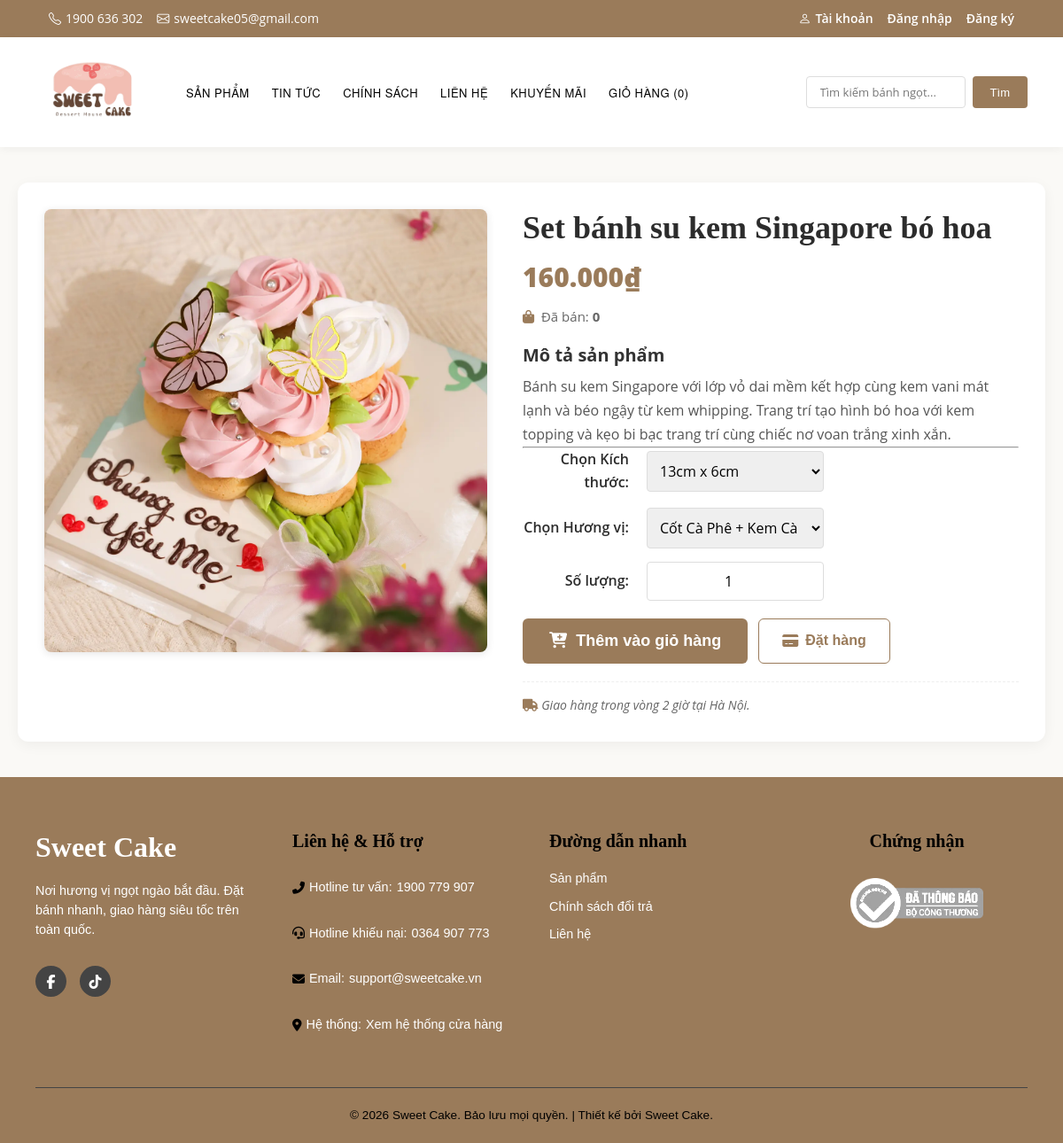
/khachhang/product-detail.php?id=41, run on the app's committed database.
### tables this page shows
CREATE TABLE `products` (
  `id` int(11) NOT NULL AUTO_INCREMENT,
  `name` varchar(200) NOT NULL,
  `slug` varchar(200) DEFAULT NULL,
  `price` decimal(12,0) NOT NULL,
  `image` varchar(255) NOT NULL,
  `description` text DEFAULT NULL,
  `short_description` varchar(500) DEFAULT NULL,
  `category_id` int(11) DEFAULT NULL,
  `stock` int(11) DEFAULT 100,
  `is_featured` tinyint(1) DEFAULT 0,
  `is_active` tinyint(1) DEFAULT 1,
  `created_at` datetime DEFAULT current_timestamp(),
  `updated_at` datetime DEFAULT current_timestamp() ON UPDATE current_timestamp(),
  PRIMARY KEY (`id`),
  UNIQUE KEY `slug` (`slug`),
  KEY `category_id` (`category_id`),
  CONSTRAINT `products_ibfk_1` FOREIGN KEY (`category_id`) REFERENCES `categories` (`id`) ON DELETE SET NULL
);

### khachhang/product-detail.php (the view, shortened to what this page needs)
<?php
require_once 'connect.php';
$product_id = isset($_GET['id']) ? (int)$_GET['id'] : 0;
$stmt = $conn->prepare("SELECT id, name, price, description, image FROM products WHERE id = ? AND is_active = 1 LIMIT 1");
$stmt->bind_param("i", $product_id);
$stmt->execute();
$result = $stmt->get_result();
$product = $result->fetch_assoc();
$sold_stmt = $conn->prepare("SELECT COALESCE(SUM(oi.quantity), 0) AS total_sold FROM order_items oi JOIN orders o ON o.id = oi.order_id WHERE oi.product_id = ? AND o.status = 'completed'");
$total_sold = 0;
if ($sold_stmt) {
    $sold_stmt->bind_param("i", $product_id);
    $sold_stmt->execute();
    $sold_row = $sold_stmt->get_result()->fetch_assoc();
    $total_sold = (int)($sold_row['total_sold'] ?? 0);
}
$sizes_result = $conn->query("SELECT name FROM sizes ORDER BY name ASC");
$available_sizes = $sizes_result ? $sizes_result->fetch_all(MYSQLI_ASSOC) : [];
$flavors_result = $conn->query("SELECT name FROM flavors ORDER BY name ASC");
$available_flavors = $flavors_result ? $flavors_result->fetch_all(MYSQLI_ASSOC) : [];
?>
<!DOCTYPE html>
<html lang="vi">
<head>
    <link rel="stylesheet" href="style.css">
    <link rel="stylesheet" href="https://cdnjs.cloudflare.com/ajax/libs/font-awesome/6.5.0/css/all.min.css">
</head>
<body>
<?php include 'header.php'; ?>
<div class="container product-detail-page">
    <div class="product-detail-wrapper">
        <div class="product-image-area">
        <img src="../images/<?php echo htmlspecialchars($product['image']); ?>"
            alt="<?php echo htmlspecialchars($product['name']); ?>" class="main-product-img">
        </div>
        <div class="product-info-area">
            <h1><?php echo htmlspecialchars($product['name']); ?></h1>
            <p class="product-price"><?php echo number_format($product['price'], 0, ',', '.'); ?>₫</p>
            <p class="product-sold"><i class="fas fa-shopping-bag"></i> Đã bán: <strong><?php echo number_format($total_sold); ?></strong></p>
            <div class="product-description">
                <h2>Mô tả sản phẩm</h2>
                <p><?php echo nl2br(htmlspecialchars($product['description'])); ?></p>
            </div>
            <hr>
            <form id="add-to-cart-form" method="POST" action="add-to-cart.php">
                <div class="options-group">
                    <label for="size">Chọn Kích thước:</label>
                    <select name="size" id="size" required>
                        <?php foreach ($available_sizes as $size_row): ?>
                            <option value="<?php echo htmlspecialchars($size_row['name']); ?>">
                                <?php echo htmlspecialchars($size_row['name']); ?>
                            </option>
                        <?php endforeach; ?>
                    </select>
                </div>
                <div class="options-group">
                    <label for="flavor">Chọn Hương vị:</label>
                    <select name="flavor" id="flavor" required>
                        <?php foreach ($available_flavors as $flavor_row): ?>
                            <option value="<?php echo htmlspecialchars($flavor_row['name']); ?>">
                                <?php echo htmlspecialchars($flavor_row['name']); ?>
                            </option>
                        <?php endforeach; ?>
                    </select>
                </div>
                <div class="quantity-group">
                    <label for="quantity">Số lượng:</label>
                    <input type="number" name="quantity" id="quantity" value="1" min="1" required class="quantity-input">
                </div>
                <div class="action-buttons">
                    <button type="submit" class="btn-add-to-cart" name="action" value="cart">
                        <i class="fas fa-cart-plus"></i> Thêm vào giỏ hàng
                    </button>
                    <button type="button" class="btn-checkout" id="btn-order-now" title="Thêm vào giỏ và chuyển đến thanh toán">
                        <i class="fas fa-credit-card"></i> Đặt hàng
                    </button>
                </div>
            </form>
            <div class="delivery-info">
                <i class="fas fa-truck"></i> Giao hàng trong vòng 2 giờ tại Hà Nội.
            </div>
        </div>
    </div>
</div>
<?php include 'footer.php'; ?>
</body>
</html>

### khachhang/style.css (style rules this page uses)
* { margin: 0; padding: 0; box-sizing: border-box; }
:root { --main-brown: #9a7b5a; --brown-light: #b0987a; --light-beige: #faf9f6; --white: #ffffff; --text-black: #2c2c2c; }
body { font-family: 'Open Sans', 'Montserrat', sans-serif; background: var(--light-beige); color: var(--text-black); overflow-x: hidden; line-height: 1.6; }
h1, h2, h3, h4, h5, h6 { font-family: 'Open Sans', 'Montserrat', sans-serif; color: var(--text-black); margin: 0 0 12px 0; line-height: 1.2; }
h1 { font-size: 40px; font-weight: 700; }
h2 { font-size: 28px; font-weight: 700; color: var(--text-black); }
label { font-family: 'Open Sans', sans-serif; font-weight: 600; color: var(--text-black); }
input, textarea, select { font-family: 'Open Sans', sans-serif; }
.container { max-width: 1200px; margin: 0 auto; padding: 0 15px; }
.product-price { font-size: 20px; font-weight: 800; color: var(--main-brown); margin-bottom: 10px; margin-top: 5px; }

### khachhang/product-detail.php (style rules this page uses)
.product-detail-page { padding: 40px 20px; max-width: 1200px; margin: 0 auto; }
.product-detail-wrapper { display: flex; gap: 40px; background: #fff; padding: 30px; border-radius: 12px; box-shadow: 0 4px 15px rgba(0,0,0,0.05); }
.product-image-area { flex: 0 0 500px; max-width: 50%; }
.main-product-img { width: 100%; height: 500px; object-fit: cover; border-radius: 8px; box-shadow: 0 2px 10px rgba(0,0,0,0.1); }
.product-info-area { flex-grow: 1; }
.product-info-area h1 { font-size: 36px; font-weight: 800; margin-bottom: 10px; color: var(--text-black); font-family: 'Playfair Display', serif; }
.product-price { font-size: 30px; font-weight: 800; color: var(--main-brown); margin-bottom: 8px; }
.product-sold { font-size: 15px; color: #666; margin-bottom: 20px; }
.product-sold i { color: var(--main-brown); margin-right: 4px; }
.product-description h2 { font-size: 20px; font-weight: 700; margin-top: 20px; margin-bottom: 10px; color: #333; }
.product-description p { line-height: 1.7; color: #555; font-size: 16px; }
.options-group, .quantity-group { margin-bottom: 15px; display: flex; align-items: center; gap: 20px; }
.options-group label, .quantity-group label { font-weight: 600; flex-basis: 120px; text-align: right; }
select, .quantity-input { padding: 10px; border: 1px solid #ddd; border-radius: 4px; font-size: 16px; flex-grow: 1; max-width: 200px; }
.quantity-input { width: 80px; text-align: center; }
.action-buttons { display: flex; gap: 12px; margin-top: 20px; flex-wrap: wrap; }
.btn-add-to-cart { background-color: var(--main-brown); color: var(--white); padding: 15px 30px; border: none; border-radius: 6px; font-weight: 700; font-size: 18px; cursor: pointer; transition: background-color 0.3s; display: flex; align-items: center; gap: 10px; }
.btn-checkout { background-color: #ffffff; color: var(--main-brown); padding: 15px 26px; border-radius: 6px; border: 1px solid var(--main-brown); font-weight: 700; font-size: 16px; text-decoration: none; display: inline-flex; align-items: center; gap: 8px; transition: background-color 0.3s, color 0.3s; }
.delivery-info { margin-top: 20px; padding-top: 15px; border-top: 1px dashed #eee; color: #666; font-size: 14px; font-style: italic; }
.delivery-info i { color: var(--main-brown); }

### data on the page
products: image (picture), name "Set bánh su kem Singapore bó hoa", price "160.000", description "Bánh su kem Singapore với lớp vỏ dai mềm kết hợp cùng kem vani mát lạnh và béo ngậy từ kem whipping. Trang trí tạo hình bó hoa với kem topping và kẹo bi bạc trang trí cùng chiếc nơ voan trắng xinh xắn."

### other printed values
$total_sold "0"
form field size "13cm x 6cm"
form field flavor "Cốt Cà Phê + Kem Cà Phê"
